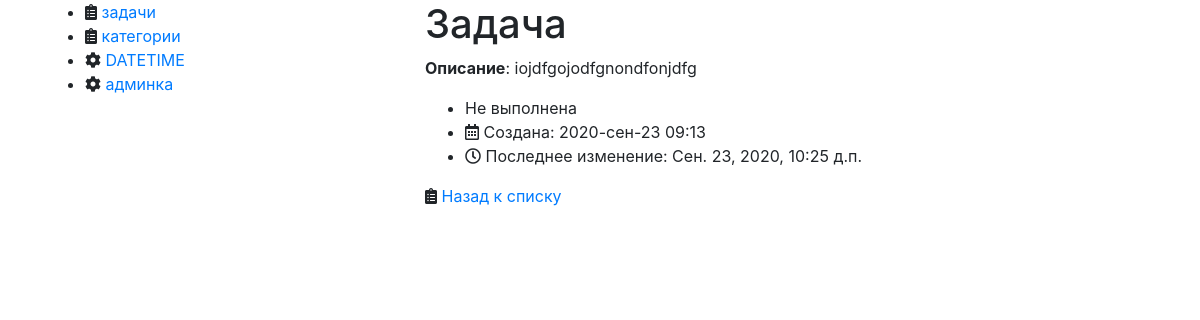
The page /details/2 on the database its author committed.
### tasks/models.py (models this page shows, shortened)
class TodoItem(models.Model):
    description = models.TextField("описание")
    is_completed = models.BooleanField("выполнено", default=False)
    created = models.DateTimeField(auto_now_add=True)
    updated = models.DateTimeField(auto_now=True)
    owner = models.ForeignKey(User, on_delete=models.CASCADE, related_name="tasks")
    priority = models.ForeignKey(Priority, on_delete=models.CASCADE, related_name="task_priority")
    category = models.ManyToManyField(Category, blank=True)
    def __str__(self):
        return self.description
    class Meta:
        verbose_name = 'Задача'
        verbose_name_plural = 'Задачи'

### tasks/views.py (the view)
# urls.py: path("details/<int:pk>", views.TaskDetailsView.as_view(), name="details"),
class TaskDetailsView(DetailView):
    model = TodoItem
    template_name = "tasks/details.html"

### tasks/templates/tasks/details.html (shortened to what this page needs)
{% extends "base.html" %}
{% block main_content %}
  <h1>Задача</h1>
  <p><b>Описание</b>: {{ object }}</p>
  <ul>
    <li>
      {{ object.is_completed|yesno:"Выполнена,Не выполнена" }}
    </li>
    <li><i class="far fa-calendar-alt"></i>&nbsp;Создана: {{ object.created|date:"Y-b-d H:i" }}</li>
    <li><i class="far fa-clock"></i>&nbsp;Последнее изменение: {{ object.updated }}</li>
  </ul>
  <i class="fas fa-clipboard-list"></i>&nbsp;<a href="{% url "tasks:list" %}">Назад к списку</a>
{% endblock %}

### rows shown on the page
TodoItem: description "iojdfgojodfgnondfonjdfg", is_completed "Не выполнена", created "2020-сен-23 09:13", updated "Сен. 23, 2020, 10:25 д.п."
